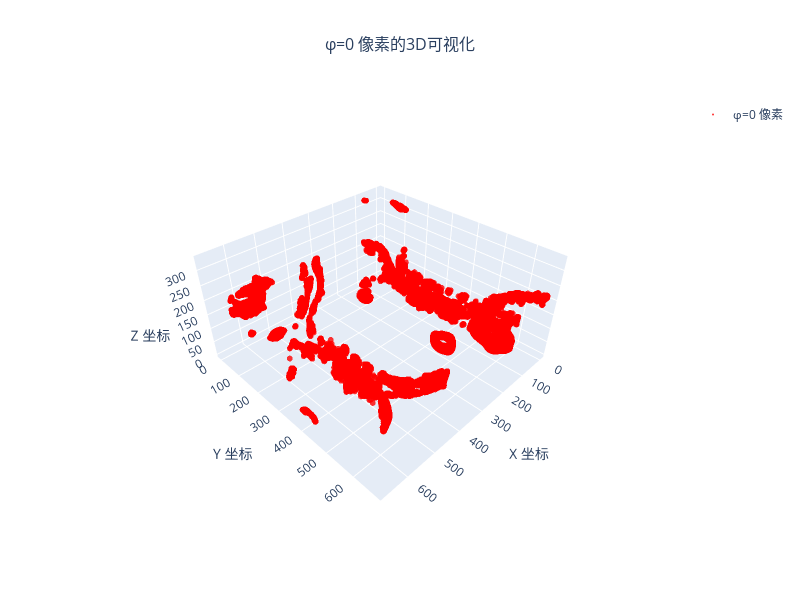

This figure's notebook cell:
### Code cell
# 3D可视化 φ=0 像素 - 可交互视图

import numpy as np
import matplotlib.pyplot as plt
from mpl_toolkits.mplot3d import Axes3D
import plotly.graph_objects as go
import plotly.express as px
from plotly.subplots import make_subplots

def visualize_phi_zero_3d(phi, title="φ=0 像素的3D可视化"):
    """
    使用可交互的3D视图展示φ=0的像素
    
    Args:
        phi: 符号距离场数组
        title: 图表标题
    """
    print(f"φ数组形状: {phi.shape}")
    print(f"φ=0像素数量: {np.sum(phi == 0)}")
    print(f"φ=0像素比例: {np.sum(phi == 0)/phi.size*100:.4f}%")
    
    # 找到所有φ=0的像素坐标
    phi_zero_coords = np.where(phi == 0)
    z_coords, y_coords, x_coords = phi_zero_coords
    
    print(f"φ=0像素坐标数量: {len(z_coords)}")
    
    if len(z_coords) == 0:
        print("没有找到φ=0的像素")
        return
    
    # 创建可交互的3D散点图
    fig = go.Figure(data=go.Scatter3d(
        x=x_coords,
        y=y_coords, 
        z=z_coords,
        mode='markers',
        marker=dict(
            size=2,  # 点的大小
            color='red',  # 红色
            opacity=0.8,
            line=dict(width=0)
        ),
        name='φ=0 像素',
        hovertemplate='<b>φ=0 像素</b><br>' +
                     'X: %{x}<br>' +
                     'Y: %{y}<br>' +
                     'Z: %{z}<extra></extra>'
    ))
    
    # 设置布局
    fig.update_layout(
        title=dict(
            text=title,
            x=0.5,
            font=dict(size=16)
        ),
        scene=dict(
            xaxis_title='X 坐标',
            yaxis_title='Y 坐标', 
            zaxis_title='Z 坐标',
            camera=dict(
                eye=dict(x=1.5, y=1.5, z=1.5)
            ),
            aspectmode='data'  # 保持坐标轴比例
        ),
        width=800,
        height=600,
        showlegend=True
    )
    
    # 显示图表
    fig.show()
    
    # 额外信息：显示φ=0像素的分布统计
    print(f"\n=== φ=0 像素分布统计 ===")
    print(f"X坐标范围: [{np.min(x_coords)}, {np.max(x_coords)}]")
    print(f"Y坐标范围: [{np.min(y_coords)}, {np.max(y_coords)}]")
    print(f"Z坐标范围: [{np.min(z_coords)}, {np.max(z_coords)}]")
    
    # 计算φ=0像素的密度分布
    z_density = np.bincount(z_coords)
    y_density = np.bincount(y_coords)
    x_density = np.bincount(x_coords)
    
    print(f"Z方向φ=0像素密度: 最大={np.max(z_density)}, 平均={np.mean(z_density):.2f}")
    print(f"Y方向φ=0像素密度: 最大={np.max(y_density)}, 平均={np.mean(y_density):.2f}")
    print(f"X方向φ=0像素密度: 最大={np.max(x_density)}, 平均={np.mean(x_density):.2f}")



# 执行可视化
if 'phi' in locals():
    print("=== 3D可视化 φ=0 像素 ===")
    visualize_phi_zero_3d(phi, "φ=0 像素的3D可视化")
    

else:
    print("未找到 phi 变量，请先运行前面的计算步骤")

### Figure 1 — Plotly figure (JSON) as saved in the notebook; plotly's stock layout.template omitted (floating-point values rounded to 4 significant figures; data arrays with more than 128 entries replaced by an {"elided": "..."} marker saying what was removed)
{"data": [{"hovertemplate": "<b>φ=0 像素</b><br>X: %{x}<br>Y: %{y}<br>Z: %{z}<extra></extra>", "marker": {"color": "red", "line": {"width": 0}, "opacity": 0.8, "size": 2}, "mode": "markers", "name": "φ=0 像素", "type": "scatter3d", "x": {"elided": "65826 int values"}, "y": {"elided": "65826 int values"}, "z": {"elided": "65826 int values"}}], "layout": {"height": 600, "scene": {"aspectmode": "data", "camera": {"eye": {"x": 1.5, "y": 1.5, "z": 1.5}}, "xaxis": {"title": {"text": "X 坐标"}}, "yaxis": {"title": {"text": "Y 坐标"}}, "zaxis": {"title": {"text": "Z 坐标"}}}, "showlegend": true, "title": {"font": {"size": 16}, "text": "φ=0 像素的3D可视化", "x": 0.5}, "width": 800}}
